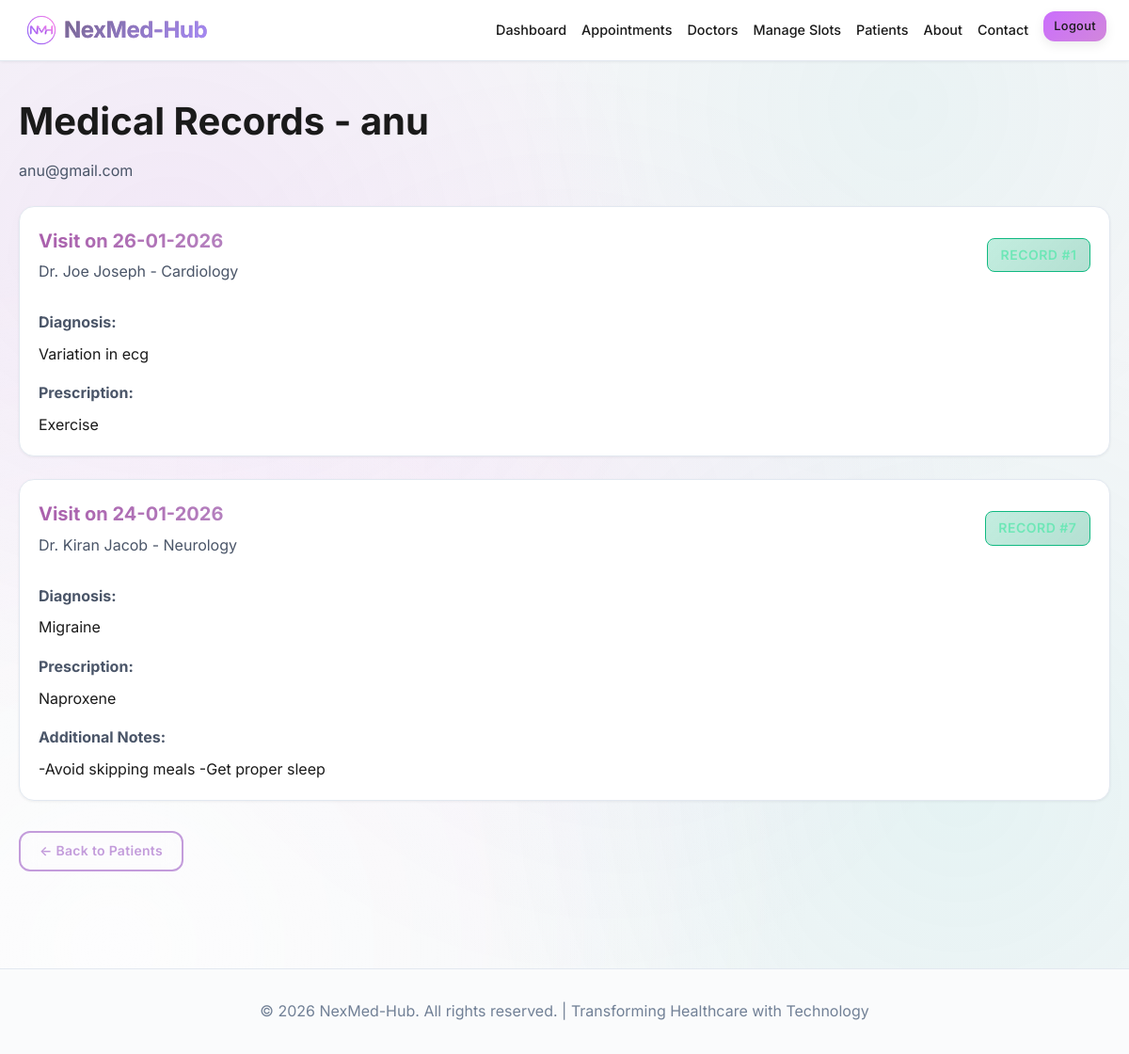
The app's page /admin/patient/5/records (signed in) with its own data.
### models.py (models this page shows, shortened)
class User(UserMixin, db.Model):
    __tablename__ = 'users'
    id = db.Column(db.Integer, primary_key=True)
    username = db.Column(db.String(80), unique=True, nullable=False)
    email = db.Column(db.String(120), unique=True, nullable=False) # Used for login and communications
    password_hash = db.Column(db.String(255), nullable=False) # Stored securely hashed
    role = db.Column(db.String(20), nullable=False, default='patient')  # Role-based access control: 'patient', 'admin', or 'doctor'
    created_at = db.Column(db.DateTime, default=datetime.utcnow)
    date_of_birth = db.Column(db.Date, nullable=True) # Required for patients
    appointments = db.relationship('Appointment', backref='patient', lazy=True, foreign_keys='Appointment.patient_id')
    patient_records = db.relationship('PatientRecord', backref='patient', lazy=True)
    doctor_profile = db.relationship('Doctor', backref='user', lazy=True, uselist=False)

class PatientRecord(db.Model):
    __tablename__ = 'patient_records'
    id = db.Column(db.Integer, primary_key=True)
    patient_id = db.Column(db.Integer, db.ForeignKey('users.id'), nullable=False)
    doctor_id = db.Column(db.Integer, db.ForeignKey('doctors.id'), nullable=False)
    diagnosis = db.Column(db.Text, nullable=False)
    prescription = db.Column(db.Text)
    visit_date = db.Column(db.Date, nullable=False)
    notes = db.Column(db.Text) # Internal notes for the doctor or details for the patient
    created_at = db.Column(db.DateTime, default=datetime.utcnow)

class Doctor(db.Model):
    __tablename__ = 'doctors'
    id = db.Column(db.Integer, primary_key=True)
    user_id = db.Column(db.Integer, db.ForeignKey('users.id'), unique=True, nullable=True)  # Link to User for login credentials
    name = db.Column(db.String(100), nullable=False) # Professional name displayed to patients
    specialization = db.Column(db.String(100), nullable=False) # e.g., "Cardiology", "General Physician"
    available_slots_per_day = db.Column(db.Integer, default=10) # Daily appointment capacity
    created_at = db.Column(db.DateTime, default=datetime.utcnow)
    appointments = db.relationship('Appointment', backref='doctor', lazy=True)
    patient_records = db.relationship('PatientRecord', backref='doctor', lazy=True)

### routes/admin.py (the view)
@admin_bp.route('/patient/<int:patient_id>/records')
@admin_required
def patient_records(patient_id):
    patient = User.query.get_or_404(patient_id)
    if patient.role != 'patient':
        flash('Invalid patient ID!', 'error')
        return redirect(url_for('admin.patients'))
    records = PatientRecord.query.filter_by(patient_id=patient_id)\
        .order_by(PatientRecord.visit_date.desc()).all()
    return render_template('admin/patient_records.html', patient=patient, records=records)

### app.py (called while the page is built)
@login_manager.user_loader
def load_user(user_id):
    return User.query.get(int(user_id))

### routes/admin.py (called while the page is built)
def admin_required(f):
    @wraps(f)
    @login_required # Ensure user is logged in first
    def decorated_function(*args, **kwargs):
        if current_user.role != 'admin':
            flash('Access denied. Admins only.', 'error')
            return redirect(url_for('index'))
        return f(*args, **kwargs)
    return decorated_function

### templates/admin/patient_records.html (shortened to what this page needs)
{% extends "base.html" %}
{% block content %}
<div class="container" style="padding: 2rem 20px;">
    <div class="flex-between mb-3">
        <div>
            <h1 style="font-size: 2.5rem; font-weight: 700; margin-bottom: 0.5rem;">Medical Records - {{
                patient.username }}</h1>
            <p style="color: var(--text-secondary);">{{ patient.email }}</p>
        </div>
    </div>
    {% if records %}
    <div style="display: grid; gap: 1.5rem;">
        {% for record in records %}
        <div class="card">
            <div class="card-header flex-between">
                <div>
                    <h3 class="card-title">Visit on {{ record.visit_date.strftime('%d-%m-%Y') }}</h3>
                    <p style="color: var(--text-secondary); margin-top: 0.25rem;">{{ record.doctor.name }} - {{
                        record.doctor.specialization }}</p>
                </div>
                <span class="badge badge-approved">Record #{{ record.id }}</span>
            </div>
            <div class="card-body">
                <div style="display: grid; gap: 1rem;">
                    <div>
                        <strong style="color: var(--text-secondary);">Diagnosis:</strong>
                        <p style="margin-top: 0.5rem;">{{ record.diagnosis }}</p>
                    </div>
                    {% if record.prescription %}
                    <div>
                        <strong style="color: var(--text-secondary);">Prescription:</strong>
                        <p style="margin-top: 0.5rem;">{{ record.prescription }}</p>
                    </div>
                    {% endif %}
                    {% if record.notes %}
                    <div>
                        <strong style="color: var(--text-secondary);">Additional Notes:</strong>
                        <p style="margin-top: 0.5rem;">{{ record.notes }}</p>
                    </div>
                    {% endif %}
                </div>
            </div>
        </div>
        {% endfor %}
    </div>
    {% endif %}
    <div style="margin-top: 2rem;">
        <a href="{{ url_for('admin.patients') }}" class="btn btn-outline">← Back to Patients</a>
    </div>
</div>
{% endblock %}

### static/css/style.css (style rules this page uses)
:root { --primary-gradient: linear-gradient(135deg, #a95dab 0%, #b685c1 100%); --secondary-gradient: linear-gradient(135deg, #e8eaf6 0%, #c5cae9 100%); --success-gradient: linear-gradient(135deg, #8d5e95 0%, #846496 100%); --accent-gradient: linear-gradient(135deg, #bb93c3 0%, #95769f 100%); --hero-gradient: linear-gradient(135deg, #f5f6f8 0%, #e8eaf6 100%); --primary-color: #c39cdb; --secondary-color: #7a5cca; --success-color: #aa80b4; --danger-color: #c38bfb; --warning-color: #dbb5f2; --info-color: #152c2f; --bg-light: #ffffff; --bg-secondary: #f5f6f8; --bg-tertiary: #e8eaf6; --bg-card: #ffffff; --bg-card-solid: #fafbfc; --bg-card-hover: #f0f1f5; --text-primary: #1a1a1a; --text-secondary: #4a5568; --text-muted: #718096; --border-light: #e2e8f0; --border-medium: #cbd5e0; --border-focus: #9868a3; --shadow-sm: 0 1px 3px rgba(0, 0, 0, 0.06); --shadow-md: 0 4px 12px rgba(0, 0, 0, 0.08); --shadow-lg: 0 8px 24px rgba(0, 0, 0, 0.1); --shadow-xl: 0 12px 32px rgba(0, 0, 0, 0.12); --shadow-glow: 0 0 20px rgba(164, 241, 228, 0.25); --shadow-glow-secondary: 0 0 20px rgba(217, 70, 239, 0.25); --shadow-inner: inset 0 2px 4px rgba(0, 0, 0, 0.04); --radius-sm: 8px; --radius-md: 12px; --radius-lg: 16px; --radius-xl: 24px; --radius-full: 9999px; --transition-fast: 0.2s cubic-bezier(0.4, 0, 0.2, 1); --transition-normal: 0.3s cubic-bezier(0.4, 0, 0.2, 1); --transition-slow: 0.5s cubic-bezier(0.4, 0, 0.2, 1); --transition-bounce: 0.6s cubic-bezier(0.68, -0.55, 0.265, 1.55); }
* { margin: 0; padding: 0; box-sizing: border-box; }
body { font-family: 'Inter', -apple-system, BlinkMacSystemFont, 'Segoe UI', 'SF Pro Display', sans-serif; background: var(--bg-secondary); color: var(--text-primary); line-height: 1.6; -webkit-font-smoothing: antialiased; -moz-osx-font-smoothing: grayscale; }
body::before { content: ''; position: fixed; top: 0; left: 0; width: 100%; height: 100%; background: radial-gradient(circle at 15% 25%, rgba(217, 70, 239, 0.08) 0%, transparent 40%), radial-gradient(circle at 85% 75%, rgba(45, 212, 191, 0.08) 0%, transparent 40%), radial-gradient(circle at 50% 50%, rgba(232, 121, 249, 0.05) 0%, transparent 60%), radial-gradient(circle at 80% 10%, rgba(20, 184, 166, 0.05) 0%, transparent 30%), radial-gradient(circle at 10% 90%, rgba(255, 255, 255, 0.8) 0%, transparent 50%); z-index: -1; pointer-events: none; }
.container { max-width: 1200px; margin: 0 auto; padding: 0 20px; }
.btn { padding: 0.5rem 1.25rem; border: none; border-radius: var(--radius-md); font-weight: 600; font-size: 0.875rem; cursor: pointer; transition: all var(--transition-normal); text-decoration: none; display: inline-block; position: relative; overflow: hidden; letter-spacing: 0.3px; text-align: center; }
.btn::before { content: ''; position: absolute; top: 50%; left: 50%; width: 0; height: 0; border-radius: 50%; background: rgba(255, 255, 255, 0.3); transform: translate(-50%, -50%); transition: width 0.6s ease, height 0.6s ease; }
.btn-outline { background: transparent; border: 2px solid var(--primary-color); color: var(--primary-color); backdrop-filter: blur(10px); }
.card { background: var(--bg-card); border-radius: var(--radius-lg); padding: 1.25rem; box-shadow: var(--shadow-sm); transition: all var(--transition-normal); border: 1px solid var(--border-light); position: relative; overflow: hidden; }
.card::before { content: ''; position: absolute; top: 0; left: 0; width: 100%; height: 3px; background: var(--primary-gradient); opacity: 0; transition: var(--transition-normal); pointer-events: none; }
.card-header { margin-bottom: 1rem; padding-bottom: 0.75rem; border-bottom: 1px solid var(--glass-border); }
.card-title { font-size: 1.25rem; font-weight: 700; margin-bottom: 0.3rem; background: var(--primary-gradient); -webkit-background-clip: text; -webkit-text-fill-color: transparent; background-clip: text; }
.card-body { position: relative; z-index: 1; }
.badge { display: inline-block; padding: 0.375rem 0.85rem; border-radius: var(--radius-sm); font-size: 0.875rem; font-weight: 600; text-transform: uppercase; letter-spacing: 0.5px; }
.badge-approved { background: linear-gradient(135deg, rgba(16, 185, 129, 0.25) 0%, rgba(5, 150, 105, 0.3) 100%); color: #6ee7b7; border: 1px solid #10b981; }
.mb-3 { margin-bottom: 1.5rem; }
.flex-between { display: flex; justify-content: space-between; align-items: center; }

### records on screen
User: username "anu", email "anu@gmail.com"
PatientRecord: visit_date "26-01-2026", doctor.name "Dr. Joe Joseph", doctor.specialization "Cardiology", id "1", diagnosis "Variation in ecg", prescription "Exercise"
PatientRecord: visit_date "24-01-2026", doctor.name "Dr. Kiran Jacob", doctor.specialization "Neurology", id "7", diagnosis "Migraine", prescription "Naproxene", notes "-Avoid skipping meals -Get proper sleep"
